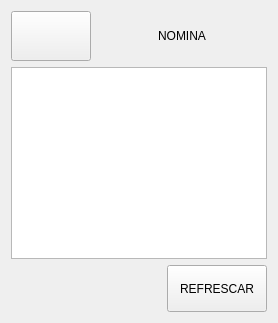
               <widget class="QWidget" name="prrhh_nomina">
                <layout class="QVBoxLayout" name="verticalLayout_15">
                 <item>
                  <layout class="QHBoxLayout" name="horizontalLayout_7">
                   <item>
                    <widget class="QPushButton" name="bt_back_nomina">
                     <property name="minimumSize">
                      <size>
                       <width>80</width>
                       <height>50</height>
                      </size>
                     </property>
                     <property name="maximumSize">
                      <size>
                       <width>80</width>
                       <height>50</height>
                      </size>
                     </property>
                     <property name="text">
                      <string/>
                     </property>
                     <property name="icon">
                      <iconset>
                       <normaloff>imagenes_gui/flecha_izquierda_blanca.svg</normaloff>imagenes_gui/flecha_izquierda_blanca.svg</iconset>
                     </property>
                     <property name="iconSize">
                      <size>
                       <width>40</width>
                       <height>40</height>
                      </size>
                     </property>
                    </widget>
                   </item>
                   <item>
                    <widget class="QLabel" name="label_12">
                     <property name="sizePolicy">
                      <sizepolicy hsizetype="Preferred" vsizetype="Preferred">
                       <horstretch>0</horstretch>
                       <verstretch>0</verstretch>
                      </sizepolicy>
                     </property>
                     <property name="minimumSize">
                      <size>
                       <width>120</width>
                       <height>50</height>
                      </size>
                     </property>
                     <property name="maximumSize">
                      <size>
                       <width>10000</width>
                       <height>50</height>
                      </size>
                     </property>
                     <property name="text">
                      <string>NOMINA</string>
                     </property>
                     <property name="alignment">
                      <set>Qt::AlignCenter</set>
                     </property>
                    </widget>
                   </item>
                  </layout>
                 </item>
                 <item>
                  <widget class="QTableWidget" name="table_nomina"/>
                 </item>
                 <item>
                  <layout class="QHBoxLayout" name="horizontalLayout_28">
                   <item>
                    <spacer name="horizontalSpacer_6">
                     <property name="orientation">
                      <enum>Qt::Horizontal</enum>
                     </property>
                     <property name="sizeHint" stdset="0">
                      <size>
                       <width>40</width>
                       <height>20</height>
                      </size>
                     </property>
                    </spacer>
                   </item>
                   <item>
                    <widget class="QPushButton" name="bt_refrescar_nomina">
                     <property name="minimumSize">
                      <size>
                       <width>100</width>
                       <height>47</height>
                      </size>
                     </property>
                     <property name="text">
                      <string>REFRESCAR</string>
                     </property>
                    </widget>
                   </item>
                  </layout>
                 </item>
                </layout>
               </widget>
